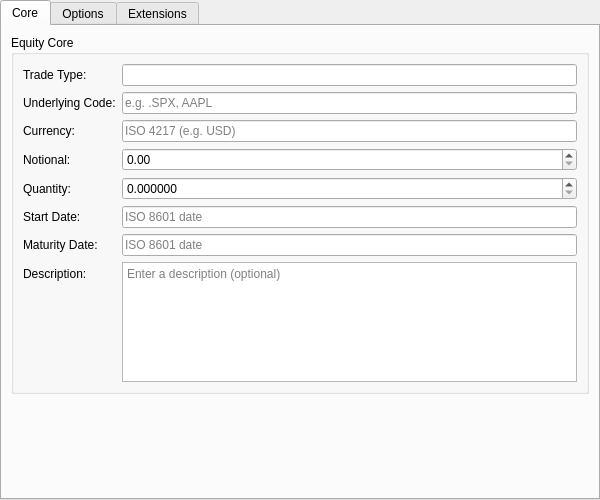
<?xml version="1.0" encoding="UTF-8"?>
<ui version="4.0">
 <class>EquityInstrumentForm</class>
 <widget class="QWidget" name="EquityInstrumentForm">
  <property name="geometry">
   <rect>
    <x>0</x>
    <y>0</y>
    <width>600</width>
    <height>500</height>
   </rect>
  </property>
  <layout class="QVBoxLayout" name="rootLayout">
   <property name="leftMargin"><number>0</number></property>
   <property name="topMargin"><number>0</number></property>
   <property name="rightMargin"><number>0</number></property>
   <property name="bottomMargin"><number>0</number></property>
   <item>
    <widget class="QTabWidget" name="subTabWidget">
     <property name="currentIndex"><number>0</number></property>
     <widget class="QWidget" name="coreTab">
      <attribute name="title">
       <string>Core</string>
      </attribute>
      <layout class="QVBoxLayout" name="coreLayout">
       <item>
        <widget class="QGroupBox" name="coreGroup">
         <property name="title">
          <string>Equity Core</string>
         </property>
         <layout class="QFormLayout" name="coreFormLayout">
          <item row="0" column="0">
           <widget class="QLabel"><property name="text"><string>Trade Type:</string></property></widget>
          </item>
          <item row="0" column="1">
           <widget class="QLineEdit" name="tradeTypeCodeEdit"/>
          </item>
          <item row="1" column="0">
           <widget class="QLabel"><property name="text"><string>Underlying Code:</string></property></widget>
          </item>
          <item row="1" column="1">
           <widget class="QLineEdit" name="underlyingCodeEdit">
            <property name="placeholderText"><string>e.g. .SPX, AAPL</string></property>
           </widget>
          </item>
          <item row="2" column="0">
           <widget class="QLabel"><property name="text"><string>Currency:</string></property></widget>
          </item>
          <item row="2" column="1">
           <widget class="QLineEdit" name="currencyEdit">
            <property name="placeholderText"><string>ISO 4217 (e.g. USD)</string></property>
           </widget>
          </item>
          <item row="3" column="0">
           <widget class="QLabel"><property name="text"><string>Notional:</string></property></widget>
          </item>
          <item row="3" column="1">
           <widget class="QDoubleSpinBox" name="notionalSpinBox">
            <property name="decimals"><number>2</number></property>
            <property name="minimum"><double>0.000000000000000</double></property>
            <property name="maximum"><double>999999999999.000000000000000</double></property>
            <property name="singleStep"><double>1000.000000000000000</double></property>
           </widget>
          </item>
          <item row="4" column="0">
           <widget class="QLabel"><property name="text"><string>Quantity:</string></property></widget>
          </item>
          <item row="4" column="1">
           <widget class="QDoubleSpinBox" name="quantitySpinBox">
            <property name="decimals"><number>6</number></property>
            <property name="minimum"><double>0.000000000000000</double></property>
            <property name="maximum"><double>999999999999.000000000000000</double></property>
            <property name="singleStep"><double>1.000000000000000</double></property>
           </widget>
          </item>
          <item row="5" column="0">
           <widget class="QLabel"><property name="text"><string>Start Date:</string></property></widget>
          </item>
          <item row="5" column="1">
           <widget class="QLineEdit" name="startDateEdit">
            <property name="placeholderText"><string>ISO 8601 date</string></property>
           </widget>
          </item>
          <item row="6" column="0">
           <widget class="QLabel"><property name="text"><string>Maturity Date:</string></property></widget>
          </item>
          <item row="6" column="1">
           <widget class="QLineEdit" name="maturityDateEdit">
            <property name="placeholderText"><string>ISO 8601 date</string></property>
           </widget>
          </item>
          <item row="7" column="0">
           <widget class="QLabel"><property name="text"><string>Description:</string></property></widget>
          </item>
          <item row="7" column="1">
           <widget class="QPlainTextEdit" name="descriptionEdit">
            <property name="minimumSize">
             <size><width>0</width><height>60</height></size>
            </property>
            <property name="maximumSize">
             <size><width>16777215</width><height>120</height></size>
            </property>
            <property name="placeholderText">
             <string>Enter a description (optional)</string>
            </property>
           </widget>
          </item>
         </layout>
        </widget>
       </item>
       <item>
        <spacer name="coreSpacer">
         <property name="orientation"><enum>Qt::Vertical</enum></property>
         <property name="sizeHint" stdset="0">
          <size><width>20</width><height>20</height></size>
         </property>
        </spacer>
       </item>
      </layout>
     </widget>
     <widget class="QWidget" name="optionsTab">
      <attribute name="title">
       <string>Options</string>
      </attribute>
      <layout class="QVBoxLayout" name="optionsLayout">
       <item>
        <widget class="QGroupBox" name="optionsGroup">
         <property name="title">
          <string>Option Fields</string>
         </property>
         <layout class="QFormLayout" name="optionsFormLayout">
          <item row="0" column="0">
           <widget class="QLabel"><property name="text"><string>Option Type:</string></property></widget>
          </item>
          <item row="0" column="1">
           <widget class="QLineEdit" name="optionTypeEdit">
            <property name="placeholderText"><string>Call or Put</string></property>
           </widget>
          </item>
          <item row="1" column="0">
           <widget class="QLabel"><property name="text"><string>Exercise Type:</string></property></widget>
          </item>
          <item row="1" column="1">
           <widget class="QLineEdit" name="exerciseTypeEdit">
            <property name="placeholderText"><string>European, American, Bermudan</string></property>
           </widget>
          </item>
          <item row="2" column="0">
           <widget class="QLabel"><property name="text"><string>Strike Price:</string></property></widget>
          </item>
          <item row="2" column="1">
           <widget class="QDoubleSpinBox" name="strikePriceSpinBox">
            <property name="decimals"><number>6</number></property>
            <property name="minimum"><double>0.000000000000000</double></property>
            <property name="maximum"><double>999999999.000000000000000</double></property>
           </widget>
          </item>
          <item row="3" column="0">
           <widget class="QLabel"><property name="text"><string>Barrier Type:</string></property></widget>
          </item>
          <item row="3" column="1">
           <widget class="QLineEdit" name="barrierTypeEdit">
            <property name="placeholderText"><string>e.g. UpIn, UpOut, DownIn, DownOut</string></property>
           </widget>
          </item>
          <item row="4" column="0">
           <widget class="QLabel"><property name="text"><string>Lower Barrier:</string></property></widget>
          </item>
          <item row="4" column="1">
           <widget class="QDoubleSpinBox" name="lowerBarrierSpinBox">
            <property name="decimals"><number>6</number></property>
            <property name="minimum"><double>0.000000000000000</double></property>
            <property name="maximum"><double>999999999.000000000000000</double></property>
           </widget>
          </item>
          <item row="5" column="0">
           <widget class="QLabel"><property name="text"><string>Upper Barrier:</string></property></widget>
          </item>
          <item row="5" column="1">
           <widget class="QDoubleSpinBox" name="upperBarrierSpinBox">
            <property name="decimals"><number>6</number></property>
            <property name="minimum"><double>0.000000000000000</double></property>
            <property name="maximum"><double>999999999.000000000000000</double></property>
           </widget>
          </item>
         </layout>
        </widget>
       </item>
       <item>
        <spacer name="optionsSpacer">
         <property name="orientation"><enum>Qt::Vertical</enum></property>
         <property name="sizeHint" stdset="0">
          <size><width>20</width><height>20</height></size>
         </property>
        </spacer>
       </item>
      </layout>
     </widget>
     <widget class="QWidget" name="extensionsTab">
      <attribute name="title">
       <string>Extensions</string>
      </attribute>
      <layout class="QVBoxLayout" name="extensionsLayout">
       <item>
        <widget class="QGroupBox" name="extensionsGroup">
         <property name="title">
          <string>Equity Extensions</string>
         </property>
         <layout class="QFormLayout" name="extensionsFormLayout">
          <item row="0" column="0">
           <widget class="QLabel"><property name="text"><string>Average Type:</string></property></widget>
          </item>
          <item row="0" column="1">
           <widget class="QLineEdit" name="averageTypeEdit">
            <property name="placeholderText"><string>Arithmetic or Geometric (Asian)</string></property>
           </widget>
          </item>
          <item row="1" column="0">
           <widget class="QLabel"><property name="text"><string>Averaging Start Date:</string></property></widget>
          </item>
          <item row="1" column="1">
           <widget class="QLineEdit" name="averagingStartDateEdit">
            <property name="placeholderText"><string>ISO 8601 date (Asian)</string></property>
           </widget>
          </item>
          <item row="2" column="0">
           <widget class="QLabel"><property name="text"><string>Variance Strike:</string></property></widget>
          </item>
          <item row="2" column="1">
           <widget class="QDoubleSpinBox" name="varianceStrikeSpinBox">
            <property name="decimals"><number>6</number></property>
            <property name="minimum"><double>0.000000000000000</double></property>
            <property name="maximum"><double>999999.000000000000000</double></property>
            <property name="toolTip"><string>EquityVarianceSwap / EquityVolatilitySwap</string></property>
           </widget>
          </item>
          <item row="3" column="0">
           <widget class="QLabel"><property name="text"><string>Cliquet Frequency:</string></property></widget>
          </item>
          <item row="3" column="1">
           <widget class="QLineEdit" name="cliquetFrequencyCodeEdit">
            <property name="placeholderText"><string>e.g. Annual, SemiAnnual (Cliquet)</string></property>
           </widget>
          </item>
          <item row="4" column="0">
           <widget class="QLabel"><property name="text"><string>Accumulation Amount:</string></property></widget>
          </item>
          <item row="4" column="1">
           <widget class="QDoubleSpinBox" name="accumulationAmountSpinBox">
            <property name="decimals"><number>6</number></property>
            <property name="minimum"><double>0.000000000000000</double></property>
            <property name="maximum"><double>999999999.000000000000000</double></property>
            <property name="toolTip"><string>Per-fixing accumulation (Accumulator)</string></property>
           </widget>
          </item>
          <item row="5" column="0">
           <widget class="QLabel"><property name="text"><string>Knock-Out Barrier:</string></property></widget>
          </item>
          <item row="5" column="1">
           <widget class="QDoubleSpinBox" name="knockOutBarrierSpinBox">
            <property name="decimals"><number>6</number></property>
            <property name="minimum"><double>0.000000000000000</double></property>
            <property name="maximum"><double>999999999.000000000000000</double></property>
            <property name="toolTip"><string>Knock-out barrier (Accumulator)</string></property>
           </widget>
          </item>
          <item row="6" column="0">
           <widget class="QLabel"><property name="text"><string>Day Count:</string></property></widget>
          </item>
          <item row="6" column="1">
           <widget class="QLineEdit" name="dayCountCodeEdit">
            <property name="placeholderText"><string>e.g. Actual365Fixed (EquitySwap)</string></property>
           </widget>
          </item>
          <item row="7" column="0">
           <widget class="QLabel"><property name="text"><string>Payment Frequency:</string></property></widget>
          </item>
          <item row="7" column="1">
           <widget class="QLineEdit" name="paymentFrequencyCodeEdit">
            <property name="placeholderText"><string>e.g. Quarterly (EquitySwap)</string></property>
           </widget>
          </item>
          <item row="8" column="0">
           <widget class="QLabel"><property name="text"><string>Return Type:</string></property></widget>
          </item>
          <item row="8" column="1">
           <widget class="QLineEdit" name="returnTypeEdit">
            <property name="placeholderText"><string>TotalReturn or PriceReturn (EquityTRS)</string></property>
           </widget>
          </item>
          <item row="9" column="0">
           <widget class="QLabel"><property name="text"><string>Basket (JSON):</string></property></widget>
          </item>
          <item row="9" column="1">
           <widget class="QPlainTextEdit" name="basketJsonEdit">
            <property name="minimumSize">
             <size><width>0</width><height>60</height></size>
            </property>
            <property name="maximumSize">
             <size><width>16777215</width><height>120</height></size>
            </property>
            <property name="placeholderText">
             <string>JSON array of {code, weight} (basket/rainbow)</string>
            </property>
           </widget>
          </item>
         </layout>
        </widget>
       </item>
       <item>
        <spacer name="extensionsSpacer">
         <property name="orientation"><enum>Qt::Vertical</enum></property>
         <property name="sizeHint" stdset="0">
          <size><width>20</width><height>20</height></size>
         </property>
        </spacer>
       </item>
      </layout>
     </widget>
    </widget>
   </item>
  </layout>
 </widget>
 <resources/>
 <connections/>
</ui>
